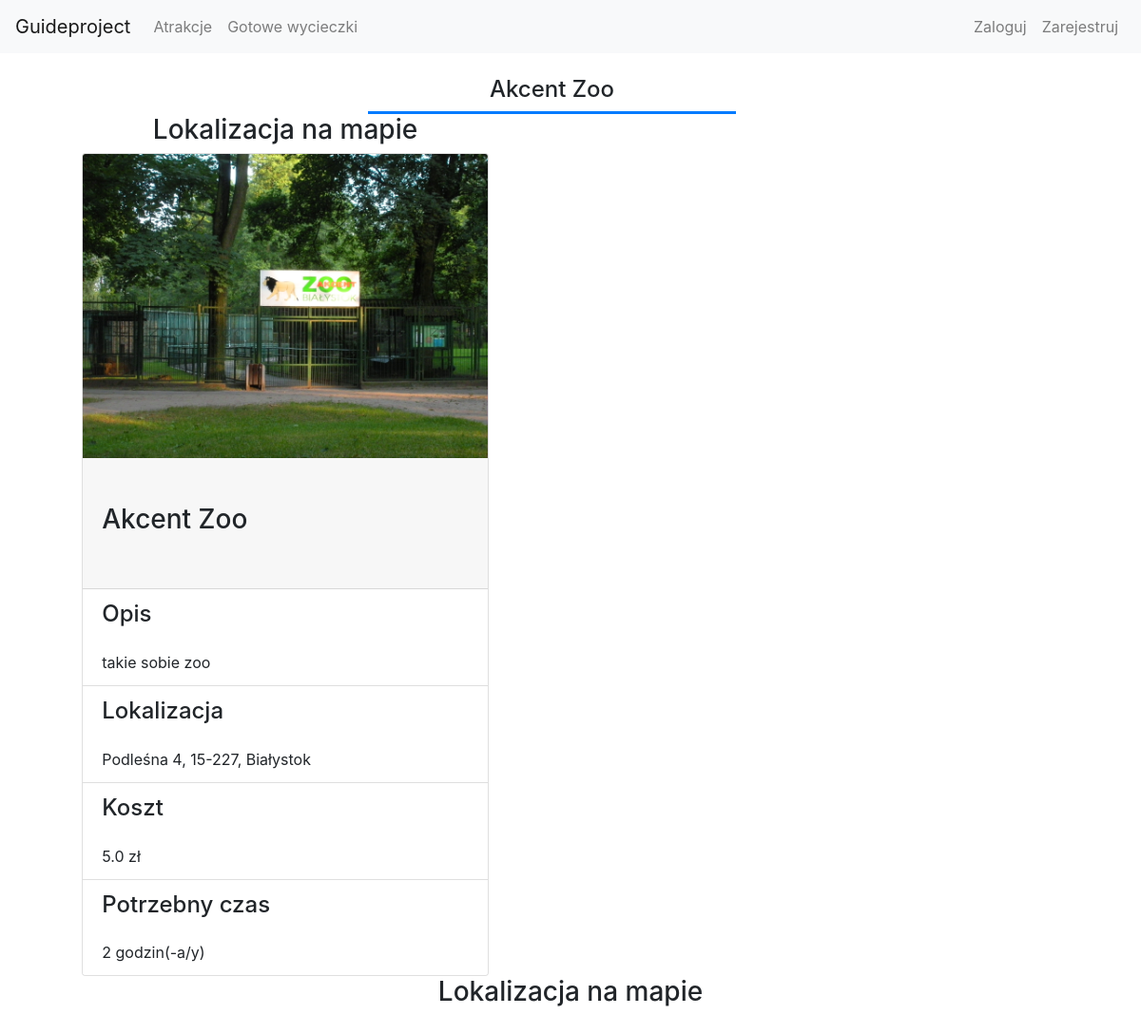
Page /guide/attraction/15 on the earlier database version.
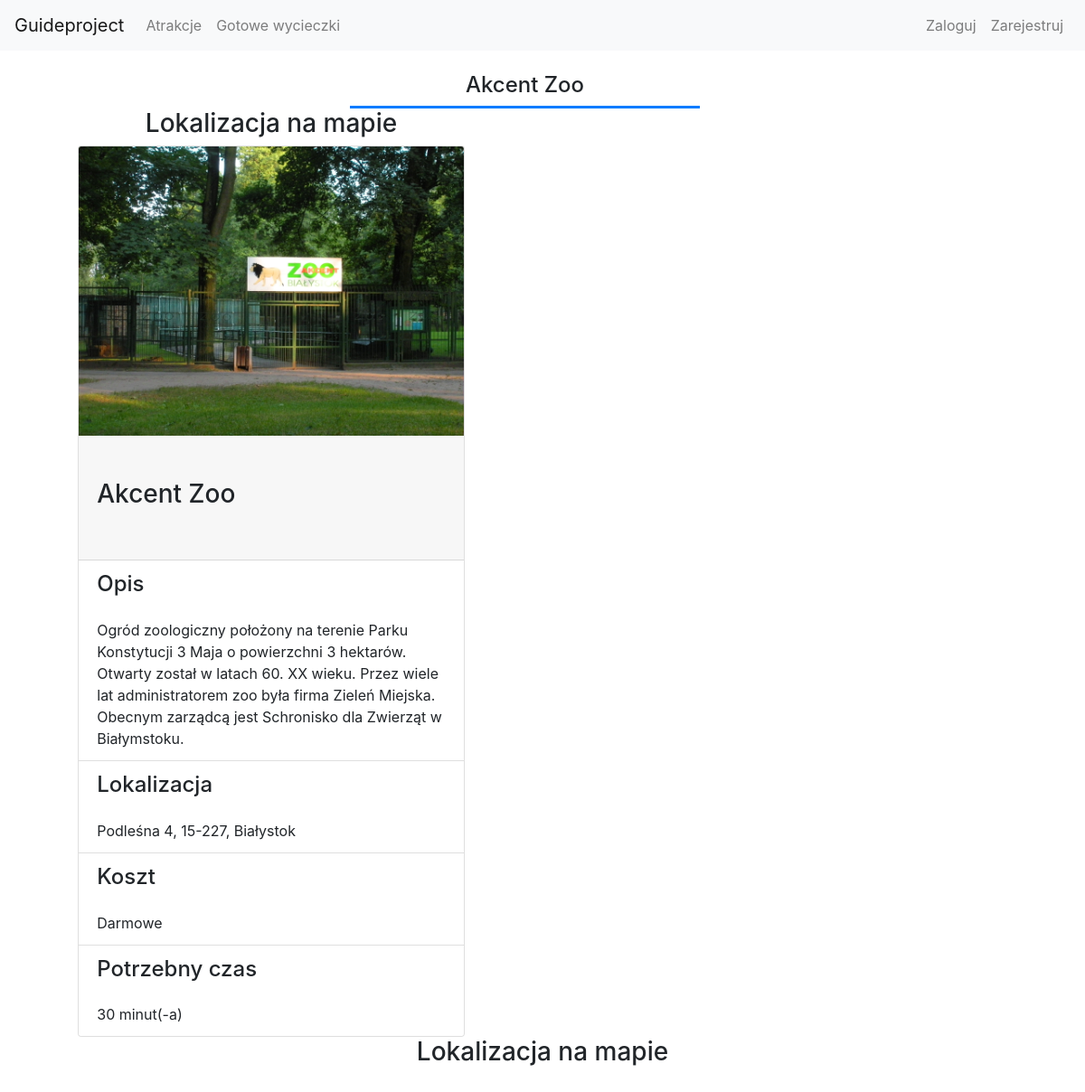
Same page on the later database version.
### guide/models.py (models this page shows, shortened)
class Attraction(models.Model):
    name = models.CharField(_("Name"),
                            max_length=200, help_text="Enter attraction's name.")
    description = models.TextField(max_length=500)
    categories = models.ManyToManyField(
        "Category")
    localization = models.ForeignKey(
        "Localization", verbose_name=_("Address"), on_delete=models.CASCADE, null=True, blank=True)
    timeNeededToSightsee = models.FloatField(
        _("Time neede to sightsee (in hours)"))
    ticketCost = models.FloatField(
        _("Ticket's cost"), default=0)
    def display_category(self):
        """Create a string for the Category. This is required to display category in Admin."""
        return ', '.join(category.name for category in self.categories.all())
    def getTimeAsFormattedString(self):
        hours = int(self.timeNeededToSightsee)
        minutes = int((self.timeNeededToSightsee % 1)*60)
        result = ''
        if hours:
            result += str(hours) + ' godzin(-a/y) '
        if minutes:
            result += str(minutes) + ' minut(-a)'
        return result
    def getFormattedCost(self):
        if self.ticketCost == 0:
            return 'Darmowe'
        else:
            return f'{str(self.ticketCost)} zł'
    display_category.short_description = 'Category'
    class Meta:
        ordering = ['name']

class Localization(models.Model):
    street = models.CharField(
        _("Street"), max_length=100, null=True, blank=True, default='')
    zipCode = models.CharField(_("Zip code"), max_length=100)
    city = models.CharField(_("City"), max_length=100)
    lattitude = models.FloatField(_("Lattitude"), default=0)
    longitude = models.FloatField(_("Longitude"), default=0)
    def __str__(self):
        if self.street:
            return '' + str(self.street) + ', ' + self.zipCode + ', ' + self.city
        else:
            return '' + self.zipCode + ', ' + self.city

### guide/views.py (the view)
class AttractionDetailView(DetailView):
    model = Attraction
    def get_context_data(self, **kwargs):
        context = super().get_context_data(**kwargs)
        context['attractionLocalization'] = extractInfo(self.object)
        context['form'] = SignUpForm
        if self.request.user.is_authenticated:
            shoppingcart = ShoppingCart.objects.get(owner=self.request.user)
            if shoppingcart.attractions.filter(pk=self.object.pk):
                context['inPlan'] = True
        return context

### guide/views.py (called while the page is built)
def extractInfo(attractionList):
    formattedInfo = []
    try:
        for attraction in attractionList:
            formattedInfo.append({'name': attraction.name,
                                  'lat-lng': {'lat': attraction.localization.lattitude, 'lng': attraction.localization.longitude}})
        return formattedInfo
    except:
        pass
    try:
        formattedInfo.append({'name': attractionList.name,
                              'lat-lng': {'lat': attractionList.localization.lattitude, 'lng': attractionList.localization.longitude}})
        return formattedInfo
    except:
        pass

### guide/templates/guide/attraction_detail.html (shortened to what this page needs)
{% extends "base.html" %}
{% block content %}
{% load static %}
<section class="container-fluid">
    <div class="row mt-4 mr-4">
        <div class="col-4 text-right">
        </div>
        <div class="col-4 text-center border-bottom border-primary border-3">
        <h4>{{attraction.name}}</h4>
        </div>
        <div class="col-4 text-right">
        </div>
    </div>
    <div class="row mt-32">
        <div class="col-6">
            <div class="row">
            <div class="col">
                        <h3 class="text-center">Lokalizacja na mapie</h3>
                    </div>
            </div>
            <div class="row">
            <div class="col">
            <div class="listing-block">
               <div class="card w-75  mx-auto">
                <img class="card-img-top" src="{% static "images/" %}{{attraction.name}}.jpeg" alt="{{attraction.name}}">
                <div class="card-header py-5">
                    <h3>{{attraction.name}}</h3>
                </div>
                <ul class="list-group list-group-flush">
                    <li class="list-group-item">
                    <h4 class="pb-3">Opis</h4>
                        {{attraction.description}}
                    </li>
                    <li class="list-group-item">
                    <h4 class="pb-3">Lokalizacja</h4>
                        {{attraction.localization}}
                    </li>
                    <li class="list-group-item">
                    <h4 class="pb-3">Koszt</h4>
                        {{attraction.getFormattedCost}}
                    </li>
                    <li class="list-group-item">
                    <h4 class="pb-3">Potrzebny czas</h4>
                        {{attraction.getTimeAsFormattedString}}
                    </li>
                </ul>
                </div>
            </div>
            </div>
            </div>
        </div>
        <div class="col">
            <div class="row">
                    <div class="col">
                        <h3 class="text-center">Lokalizacja na mapie</h3>
                    </div>
                </div>
                <div class="row">
                    <div class="" id="map"></div>
                </div>
        </div>
    </div>
</section>
{% endblock content %}

Differences in the rows shown:
changed Attraction "Akcent Zoo": description "takie sobie zoo" → "Ogród zoologiczny położony na terenie Parku Konstytucji 3 Maja o powierzchni 3 hektarów. Otwarty został w latach 60. XX wieku. Przez wiele lat administratorem zoo była firma Zieleń Miejska. Obecnym zarządcą jest Schronisko dla Zwierząt w Białymstoku."; getFormattedCost "5.0 zł" → "Darmowe"; getTimeAsFormattedString "2 godzin(-a/y)" → "30 minut(-a)"
